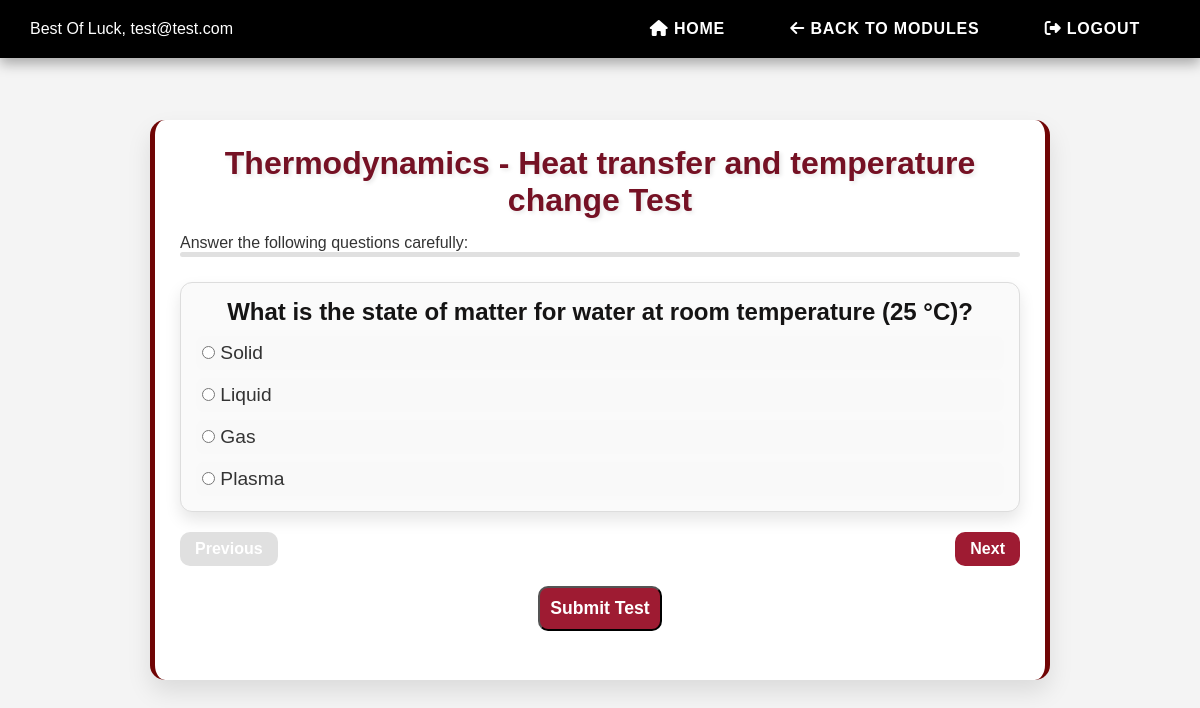
Screenshot of /test/1/3/ (signed in) with the database file from the repository.
### my_app/models.py (models this page shows, shortened)
class Topic(models.Model):
    topic_id = models.AutoField(primary_key=True)
    topic_name = models.CharField(max_length=30)
    topic_order = models.IntegerField()

class Subtopic(models.Model):
    topic = models.ForeignKey(Topic, related_name="subtopics", on_delete=models.CASCADE)
    subtopic_id = models.AutoField(primary_key=True)
    subtopic_name = models.CharField(max_length=255)
    subtopic_order_number = models.IntegerField()

class Question(models.Model):
    question_id = models.AutoField(primary_key=True)
    question_text = models.TextField()
    topic = models.ForeignKey(Topic, related_name="questions", on_delete=models.CASCADE)
    subtopic = models.ForeignKey(Subtopic, related_name="questions", on_delete=models.CASCADE)
    assigned_at = models.IntegerField(choices=[(0, 'Before Assignment'), (1, 'After Assignment')], default=0)
    difficulty_level = models.CharField(max_length=15, choices=[
        ('Beginner', 'Beginner'),
        ('Intermediate', 'Intermediate'),
        ('Advanced', 'Advanced'),
    ])

class Option(models.Model):
    option_id = models.AutoField(primary_key=True)
    question = models.ForeignKey(Question, on_delete=models.CASCADE, related_name="options")
    option_text = models.CharField(max_length=255)
    is_correct = models.BooleanField(default=False)

### my_app/views.py (the view)
# urls.py: path('test/<int:topic_id>/<int:subtopic_id>/', test_view, name='test'),
@login_required
def test_view(request, topic_id, subtopic_id):
    student = get_object_or_404(Student, user=request.user)
    topic = get_object_or_404(Topic, topic_id=topic_id)
    subtopic = get_object_or_404(Subtopic, subtopic_id=subtopic_id, topic=topic)
    module = VideoModule.objects.filter(topic=topic).first()
    if not module:
        return HttpResponse("No associated module found for this topic.", status=400)
    student_progress = Progress.objects.filter(
        student=student,
        current_subtopic=subtopic
    ).first()
    if not student_progress:
        return HttpResponse("Progress record not found. Ensure progress is created in the module view.", status=400)
    load_video_link = not student_progress.video_watched
    if student_progress.video_watched and student_progress.score_before is not None:
        assigned_value = 1
    else:
        assigned_value = 0
    print("Assigned Value - ", assigned_value)
    questions = Question.objects.filter(topic=topic, subtopic=subtopic, assigned_at=assigned_value)
    context = {
        'topic': topic,
        'subtopic': subtopic,
        'questions': questions,
        'username': request.user.username,
        'assigned_video': student_progress.video_watched,
        'load_video_link': load_video_link,  # Include this flag in the context
    }
    return render(request, 'my_app/test.html', context)

### my_app/Templates/my_app/test.html (shortened to what this page needs)
{% load static %}
<!DOCTYPE html>
<html lang="en">
<head>
    <link rel="stylesheet" href="{% static 'CSS/test.css' %}?v=2">
</head>
<body>
<nav class="navbar">
    <div class="left">
        <span class="welcome-text">Best Of Luck, {{ username }}</span>
    </div>
    <div class="right">
        <a href="{% url 'home' %}" class="nav-link">
            <i class="fas fa-home"></i> Home
        </a>
        <a href="{% url 'modules' %}" class="nav-link">
            <i class="fas fa-arrow-left"></i> Back to Modules
        </a>
        <a href="{% url 'logout' %}" class="nav-link">
            <i class="fas fa-sign-out-alt"></i> Logout
        </a>
    </div>
</nav>
<div class="test-container">
    <h1>{{ topic.topic_name }} - {{ subtopic.subtopic_name }} Test</h1>
    <p>Answer the following questions carefully:</p>
    <div class="progress-bar">
    </div>
    <form method="POST" action="{% url 'submit_test' topic_id=topic.topic_id subtopic_id=subtopic.subtopic_id %}">
        <div class="questions-container">
            {% for question in questions %}
            <div class="question-card">
                <center><p class="question-text"><strong>{{ question.question_text }}</strong></p></center>
                <div class="options">
                    {% for option in question.options.all %}
                    <label class="option">
                        <input type="radio" name="question_{{ question.pk }}" value="{{ option.pk }}">
                        {{ option.option_text }}
                    </label>
                    {% endfor %}
                </div>
            </div>
            {% endfor %}
        </div>
        <div class="nav-buttons">
            <button type="button" id="prev-btn" class="nav-btn">Previous</button>
            <button type="button" id="next-btn" class="nav-btn">Next</button>
        </div>
       <center> <button type="submit" class="submit-btn">Submit Test</button></center>
    </form>
</div>
</body>
</html>

### my_app/Static/CSS/test.css (style rules this page uses)
* { margin: 0; padding: 0; box-sizing: border-box; }
body { font-family: 'Arial', sans-serif; background-color: #f4f4f4; color: #333; height: 100vh; display: flex; flex-direction: column; justify-content: flex-start; align-items: center; overflow-x: hidden; }
.navbar { display: flex; justify-content: space-between; align-items: center; width: 100%; background-color: #000; padding: 20px 30px; box-shadow: 0 6px 12px rgba(0, 0, 0, 0.3); position: fixed; top: 0; left: 0; z-index: 10; }
.navbar .left .welcome-text { font-size: 1rem; color: white; }
.navbar .right a { color: white; text-decoration: none; margin: 0 15px; padding: 8px 15px; font-size: 1rem; font-weight: bold; text-transform: uppercase; letter-spacing: 0.8px; transition: all 0.3s ease; }
.test-container { margin-top: 120px; width: 75%; max-width: 1000px; padding: 25px; background-color: white; border-radius: 15px; box-shadow: 0 12px 24px rgba(0, 0, 0, 0.1); border-left: 5px solid #700505; border-right: 5px solid #700505; transition: transform 0.3s ease, box-shadow 0.3s ease; overflow-y: auto; min-height: 70vh; }
.test-container h1 { font-size: 2.0rem; color: #751124; font-weight: bold; margin-bottom: 15px; text-align: center; text-shadow: 2px 2px 4px rgba(0, 0, 0, 0.1); }
.progress-bar { width: 100%; height: 5px; background-color: #e0e0e0; border-radius: 5px; margin-bottom: 25px; }
.question-card { display: none; background-color: #fafafa; border: 1px solid #ddd; border-radius: 12px; padding: 15px; margin-bottom: 15px; box-shadow: 0 8px 16px rgba(0, 0, 0, 0.1); transition: transform 0.3s ease, box-shadow 0.3s ease; }
.question-card.active { display: block; }
.question-text { font-size: 1.5rem; color: #151414; font-weight: bold; margin-bottom: 10px; }
.options { display: flex; flex-direction: column; gap: 8px; }
.option { font-size: 1.2rem; color: #333; padding: 6px; cursor: pointer; border-radius: 8px; background-color: #f9f9f9; transition: all 0.3s ease; }
.nav-buttons { display: flex; justify-content: space-between; margin-top: 20px; }
.nav-btn { background-color: #9e1b32; color: white; border: none; padding: 8px 15px; border-radius: 10px; cursor: pointer; font-weight: bold; font-size: 1rem; transition: background-color 0.3s ease, transform 0.3s ease; }
.nav-btn:disabled { background-color: #e0e0e0; cursor: not-allowed; }
.submit-btn { margin-top: 20px; background-color: #9e1b32; color: white; padding: 10px; border-radius: 10px; cursor: pointer; font-weight: bold; font-size: 1.1rem; transition: background-color 0.3s ease; }
.question-card, .nav-btn, .submit-btn { animation: fadeIn 1s ease-out; }

### rows the page displays
Topic: topic_name "Thermodynamics"
Subtopic: subtopic_name "Heat transfer and temperature change"
Question: question_text "What is the state of matter for water at room temperature (25 °C)?"
Option: option_text "Solid"
Option: option_text "Liquid"
Option: option_text "Gas"
Option: option_text "Plasma"

### other values shown
{{ username }} "test@test.com"
